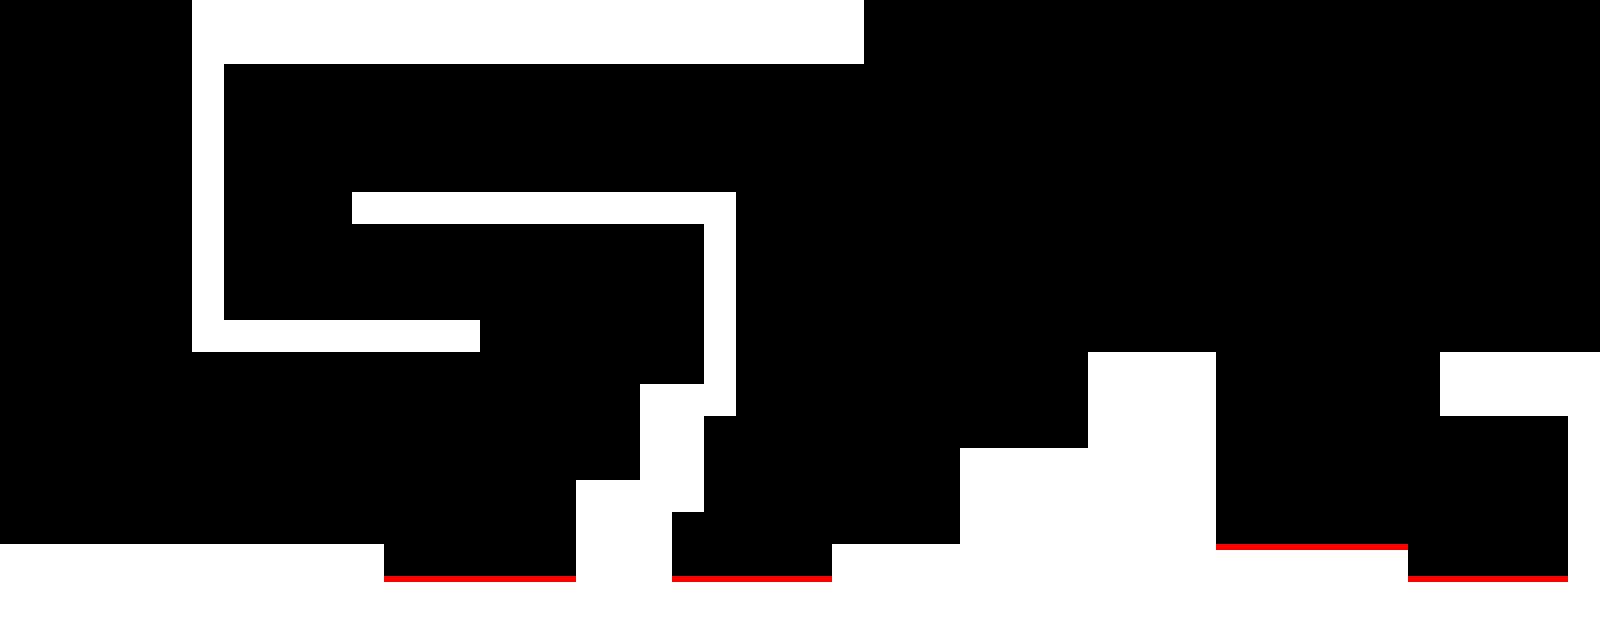

Tiled map render using the project's own tile images. Description and the whole map definition, tile-layer contents included, below:
An orthogonal 50x20 tile map with 32x32 px tiles, 1 tile layer (Tile Layer 1).

<map version="1.0" orientation="orthogonal" renderorder="right-down" width="50" height="20" tilewidth="32" tileheight="32" nextobjectid="4">
 <tileset firstgid="1" name="test-tileset" tilewidth="32" tileheight="32" tilecount="8" columns="2">
  <image source="../public/assets/img/test-tileset.png" width="64" height="128" />
 </tileset>
 <layer name="Tile Layer 1" width="50" height="20">
  <data encoding="csv">
1,1,1,1,1,1,2,2,2,2,2,2,2,2,2,2,2,2,2,2,2,2,2,2,2,2,2,1,1,1,1,1,1,1,1,1,1,1,1,1,1,1,1,1,1,1,1,1,1,6,
1,1,1,1,1,1,2,2,2,2,2,2,2,2,2,2,2,2,2,2,2,2,2,2,2,2,2,1,1,1,1,1,1,1,1,1,1,1,1,1,1,1,1,1,1,1,1,1,1,6,
1,1,1,1,1,1,2,1,1,1,1,1,1,1,1,1,1,1,1,1,1,1,1,1,1,1,1,1,1,1,1,1,1,1,1,1,1,1,1,1,1,1,1,1,1,1,1,1,1,6,
1,1,1,1,1,1,2,1,1,1,1,1,1,1,1,1,1,1,1,1,1,1,1,1,1,1,1,1,1,1,1,1,1,1,1,1,1,1,1,1,1,1,1,1,1,1,1,1,1,6,
1,1,1,1,1,1,2,1,1,1,1,1,1,1,1,1,1,1,1,1,1,1,1,1,1,1,1,1,1,1,1,1,1,1,1,1,1,1,1,1,1,1,1,1,1,1,1,1,1,6,
1,1,1,1,1,1,2,1,1,1,1,1,1,1,1,1,1,1,1,1,1,1,1,1,1,1,1,1,1,1,1,1,1,1,1,1,1,1,1,1,1,1,1,1,1,1,1,1,1,6,
1,1,1,1,1,1,2,1,1,1,1,2,2,2,2,2,2,2,2,2,2,2,2,1,1,1,1,1,1,1,1,1,1,1,1,1,1,1,1,1,1,1,1,1,1,1,1,1,1,6,
1,1,1,1,1,1,2,1,1,1,1,1,1,1,1,1,1,1,1,1,1,1,2,1,1,1,1,1,1,1,1,1,1,1,1,1,1,1,1,1,1,1,1,1,1,1,1,1,1,6,
1,1,1,1,1,1,2,1,1,1,1,1,1,1,1,1,1,1,1,1,1,1,2,1,1,1,1,1,1,1,1,1,1,1,1,1,1,1,1,1,1,1,1,1,1,1,1,1,1,6,
1,1,1,1,1,1,2,1,1,1,1,1,1,1,1,1,1,1,1,1,1,1,2,1,1,1,1,1,1,1,1,1,1,1,1,1,1,1,1,1,1,1,1,1,1,1,1,1,1,6,
1,1,1,1,1,1,2,2,2,2,2,2,2,2,2,1,1,1,1,1,1,1,2,1,1,1,1,1,1,1,1,1,1,1,1,1,1,1,1,1,1,1,1,1,1,1,1,1,1,6,
1,1,1,1,1,1,1,1,1,1,1,1,1,1,1,1,1,1,1,1,1,1,2,1,1,1,1,1,1,1,1,1,1,1,2,2,2,2,1,1,1,1,1,1,1,2,2,2,2,2,
1,1,1,1,1,1,1,1,1,1,1,1,1,1,1,1,1,1,1,1,2,2,2,1,1,1,1,1,1,1,1,1,1,1,2,2,2,2,1,1,1,1,1,1,1,2,2,2,2,2,
1,1,1,1,1,1,1,1,1,1,1,1,1,1,1,1,1,1,1,1,2,2,1,1,1,1,1,1,1,1,1,1,1,1,2,2,2,2,1,1,1,1,1,1,1,1,1,1,1,2,
1,1,1,1,1,1,1,1,1,1,1,1,1,1,1,1,1,1,1,1,2,2,1,1,1,1,1,1,1,1,2,2,2,2,2,2,2,2,1,1,1,1,1,1,1,1,1,1,1,2,
1,1,1,1,1,1,1,1,1,1,1,1,1,1,1,1,1,1,2,2,2,2,1,1,1,1,1,1,1,1,2,2,2,2,2,2,2,2,1,1,1,1,1,1,1,1,1,1,1,2,
1,1,1,1,5,1,1,1,1,1,1,1,1,1,1,1,1,1,2,2,2,1,1,1,1,1,1,1,1,1,2,2,2,2,2,2,2,2,1,1,1,1,1,1,1,1,1,1,1,2,
2,2,2,2,2,2,2,2,2,2,2,2,1,1,1,1,1,1,2,2,2,1,1,1,1,1,2,2,2,2,2,2,2,2,2,2,2,2,4,4,4,4,4,4,1,1,1,1,1,2,
2,2,2,2,2,2,2,2,2,2,2,2,4,4,4,4,4,4,2,2,2,4,4,4,4,4,2,2,2,2,2,2,2,2,2,2,2,2,2,2,2,2,2,2,4,4,4,4,4,2,
2,2,2,2,2,2,2,2,2,2,2,2,2,2,2,2,2,2,2,2,2,2,2,2,2,2,2,2,2,2,2,2,2,2,2,2,2,2,2,2,2,2,2,2,2,2,2,2,2,2
</data>
 </layer>
</map>